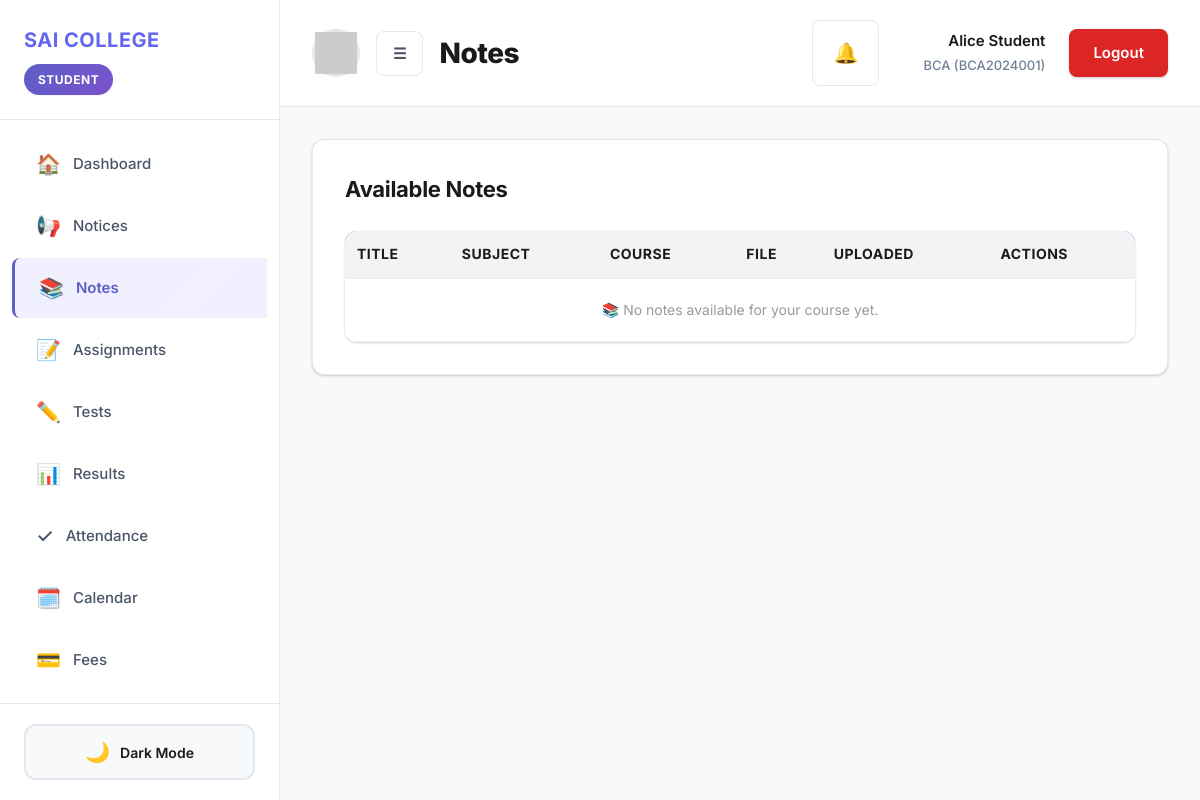
The page /dashboard.php?section=notes (signed in) on the database its author committed.
### tables this page shows
CREATE TABLE users (
    id INT PRIMARY KEY AUTO_INCREMENT,
    name VARCHAR(100) NOT NULL,
    email VARCHAR(100) UNIQUE NOT NULL,
    password VARCHAR(255) NOT NULL,
    role ENUM('Student', 'Teacher', 'Admin') DEFAULT 'Student',
    course VARCHAR(50) DEFAULT NULL,
    rollno VARCHAR(50) DEFAULT NULL,
    age INT DEFAULT NULL,
    course_year VARCHAR(10) DEFAULT NULL,
    phone VARCHAR(20) DEFAULT NULL,
    address TEXT DEFAULT NULL,
    phone_changes INT DEFAULT 0,
    address_changes INT DEFAULT 0,
    subject VARCHAR(100) DEFAULT NULL,
    qualification VARCHAR(100) DEFAULT NULL,
    experience INT DEFAULT NULL,
    profile_photo VARCHAR(255) DEFAULT NULL,
    security_question VARCHAR(255) DEFAULT NULL,
    security_answer VARCHAR(255) DEFAULT NULL,
    status ENUM('pending', 'approved', 'rejected') DEFAULT 'approved',
    remember_token VARCHAR(100) DEFAULT NULL,
    last_seen TIMESTAMP NULL DEFAULT NULL,
    created_at TIMESTAMP DEFAULT CURRENT_TIMESTAMP
);

### dashboard.php (the view, shortened to what the rows shown need)
<?php
require_once 'config.php';
$user = getCurrentUser();
$user['name'] = $user['name'] ?? 'User';
$user['email'] = $user['email'] ?? '';
$user['role'] = $user['role'] ?? 'Student';
$user['course'] = $user['course'] ?? ($user['course'] ?? null);
$user['course'] = $user['course'];
$user['rollno'] = $user['rollno'] ?? null;
$user['age'] = $user['age'] ?? null;
$user['course_year'] = $user['course_year'] ?? null;
$user['profile_photo'] = $user['profile_photo'] ?? null;
$section = $_GET['section'] ?? 'home';
?>
<!DOCTYPE html>
<html lang="en">
<head>
    <link rel="stylesheet" href="assets.css">
</head>
<body>
    <div class="dashboard">
        <div class="sidebar" id="sidebar">
            <div class="sidebar-header">
                <h2>SAI COLLEGE</h2>
                <span class="role-badge"><?php echo $user['role']; ?></span>
            </div>
        </div>
        <div class="main-content">
            <div class="topbar">
                <div class="topbar-left">
                    <h1><?php echo ucfirst($section); ?></h1>
                </div>
                <div class="topbar-right">
                    <div class="user-info">
                        <span><?php echo $user['name']; ?></span>
                        <?php if (!empty($user['course']) && $user['role'] === 'Student'): ?>
                            <small><?php echo $user['course']; ?> (<?php echo $user['rollno'] ?? '-'; ?>)</small>
                        <?php endif; ?>
                    </div>
                </div>
            </div>
            <div class="content-area">
                <?php
                if ($section === 'home'):
                ?>
                    <div class="welcome-section">
                        <h2>Welcome, <?php echo $user['name']; ?>!</h2>
                        <p>Role: <?php echo $user['role']; ?> <?php echo (!empty($user['course']) && $user['role'] === 'Student') ? '| Course: ' . $user['course'] : ''; ?></p>
                    </div>
                    <div class="dashboard-cards">
                        <?php if ($user['role'] === 'Student'): ?>
                            <?php
                            $course = $user['course'] ?? '';
                            $user_id = $user['id'] ?? 0;
                            $result = mysqli_query($conn, "SELECT COUNT(*) as count FROM assignments WHERE course = '{$course}' AND due_date > NOW() AND id NOT IN (SELECT assignment_id FROM assignment_submissions WHERE student_id = {$user_id})");
                            $pending_row = $result ? mysqli_fetch_assoc($result) : null;
                            $pending_assignments = $pending_row ? $pending_row['count'] : 0;
                            $result = mysqli_query($conn, "SELECT COUNT(*) as count FROM test_results WHERE student_id = {$user_id}");
                            $completed_row = $result ? mysqli_fetch_assoc($result) : null;
                            $completed_tests = $completed_row ? $completed_row['count'] : 0;
                            $result = mysqli_query($conn, "SELECT COUNT(*) as count FROM digital_locker WHERE user_id = {$user_id}");
                            $locker_row = $result ? mysqli_fetch_assoc($result) : null;
                            $locker_files = $locker_row ? $locker_row['count'] : 0;
                            ?>
                            <div class="stat-card">
                                <h3><?php echo $pending_assignments; ?></h3>
                                <p>Pending Assignments</p>
                            </div>
                            <div class="stat-card">
                                <h3><?php echo $completed_tests; ?></h3>
                                <p>Tests Completed</p>
                            </div>
                            <div class="stat-card">
                                <h3><?php echo $locker_files; ?></h3>
                                <p>Files in Locker</p>
                            </div>
                        <?php elseif ($user['role'] === 'Teacher'): ?>
                            <?php
                            $user_id = $user['id'] ?? 0;
                            $result = mysqli_query($conn, "SELECT COUNT(*) as count FROM notes WHERE uploaded_by = {$user_id}");
                            $notes_row = $result ? mysqli_fetch_assoc($result) : null;
                            $total_notes = $notes_row ? $notes_row['count'] : 0;
                            $result = mysqli_query($conn, "SELECT COUNT(*) as count FROM assignments WHERE created_by = {$user_id}");
                            $assignments_row = $result ? mysqli_fetch_assoc($result) : null;
                            $total_assignments = $assignments_row ? $assignments_row['count'] : 0;
                            $result = mysqli_query($conn, "SELECT COUNT(*) as count FROM tests WHERE created_by = {$user_id}");
                            $tests_row = $result ? mysqli_fetch_assoc($result) : null;
                            $total_tests = $tests_row ? $tests_row['count'] : 0;
                            ?>
                            <div class="stat-card">
                                <h3><?php echo $total_notes; ?></h3>
                                <p>Notes Uploaded</p>
                            </div>
                            <div class="stat-card">
                                <h3><?php echo $total_assignments; ?></h3>
                                <p>Assignments Created</p>
                            </div>
                            <div class="stat-card">
                                <h3><?php echo $total_tests; ?></h3>
                                <p>Tests Created</p>
                            </div>
                        <?php elseif ($user['role'] === 'Admin'): ?>
                            <?php
                            $result = mysqli_query($conn, "SELECT COUNT(*) as count FROM users");
                            $users_row = $result ? mysqli_fetch_assoc($result) : null;
                            $total_users = $users_row ? $users_row['count'] : 0;
                            $result = mysqli_query($conn, "SELECT COUNT(*) as count FROM notices");
                            $notices_row = $result ? mysqli_fetch_assoc($result) : null;
                            $total_notices = $notices_row ? $notices_row['count'] : 0;
                            $result = mysqli_query($conn, "SELECT COUNT(*) as count FROM digital_locker");
                            $files_row = $result ? mysqli_fetch_assoc($result) : null;
                            $total_files = $files_row ? $files_row['count'] : 0;
                            ?>
                            <div class="stat-card">
                                <h3><?php echo $total_users; ?></h3>
                                <p>Total Users</p>
                            </div>
                            <div class="stat-card">
                                <h3><?php echo $total_notices; ?></h3>
                                <p>Notices Posted</p>
                            </div>
                            <div class="stat-card">
                                <h3><?php echo $total_files; ?></h3>
                                <p>Total Files</p>
                            </div>
                        <?php endif; ?>
                    </div>
                    <div class="section-box">
                        <h3>Recent Notices</h3>
                        <?php
                        $course_condition = $user['course'] ? "AND (n.stream = '" . mysqli_real_escape_string($conn, $user['course']) . "' OR n.stream = 'All')" : "AND (n.stream = 'All')";
                        $notices = mysqli_query($conn, "SELECT n.*, u.name as posted_by_name FROM notices n JOIN users u ON n.posted_by = u.id WHERE 1=1 $course_condition ORDER BY is_pinned DESC, created_at DESC LIMIT 5");
                        if ($notices) {
                            while ($notice = mysqli_fetch_assoc($notices)):
                        ?>
                            <div class="notice-item <?php echo $notice['is_pinned'] ? 'pinned' : ''; ?>">
                                <h4><?php echo $notice['title']; ?> <?php echo $notice['is_pinned'] ? '📌' : ''; ?></h4>
                                <p><?php echo $notice['content']; ?></p>
                                <small>By <?php echo $notice['posted_by_name']; ?> | <?php echo formatDate($notice['created_at']); ?></small>
                            </div>
                        <?php
                            endwhile;
                        } else {
                            echo "<p>Unable to load notices: " . mysqli_error($conn) . "</p>";
                        }
                        ?>
                    </div>
                <?php
                elseif ($section === 'notes'):
                ?>
                    <div class="section-box">
                        <table class="data-table">
                            <thead>
                                <tr>
                                    <th>Title</th>
                                    <th>Subject</th>
                                    <th>Course</th>
                                    <th>File</th>
                                    <th>Uploaded</th>
                                    <th>Actions</th>
                                </tr>
                            </thead>
                        </table>
                    </div>
                <?php
                elseif ($section === 'achievements' && $user['role'] === 'Student'):
                    echo '<div class="section-header"><h2>🏆 Achievements</h2></div><div class="empty-state"><i class="fas fa-trophy"></i><h3>Achievements Disabled</h3><p>This feature has been removed by the administrator.</p></div>';
                ?>
                <?php
                endif; ?>
            </div>
        </div>
    </div>
</body>
</html>

### rows shown on the page
users: role "STUDENT", name "Alice Student", course "BCA", rollno "BCA2024001"

### other values the page prints
$section "Notes"
